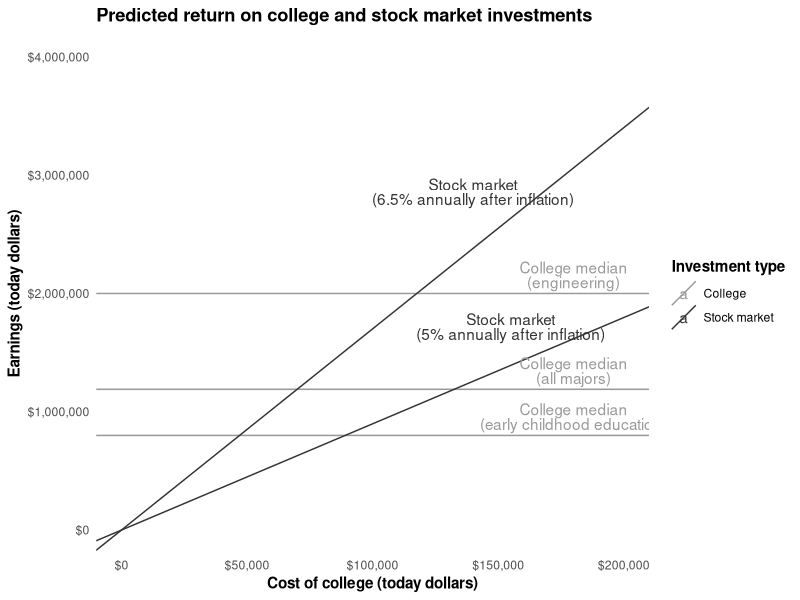
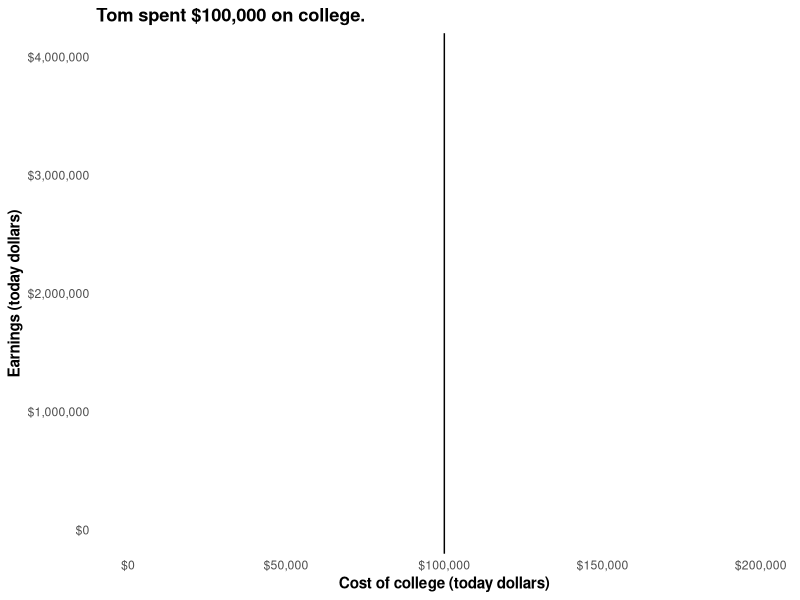
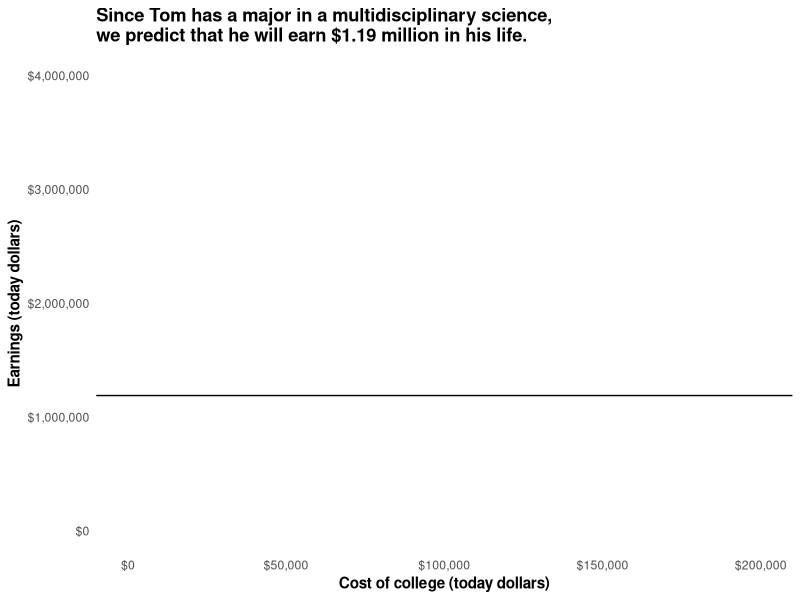
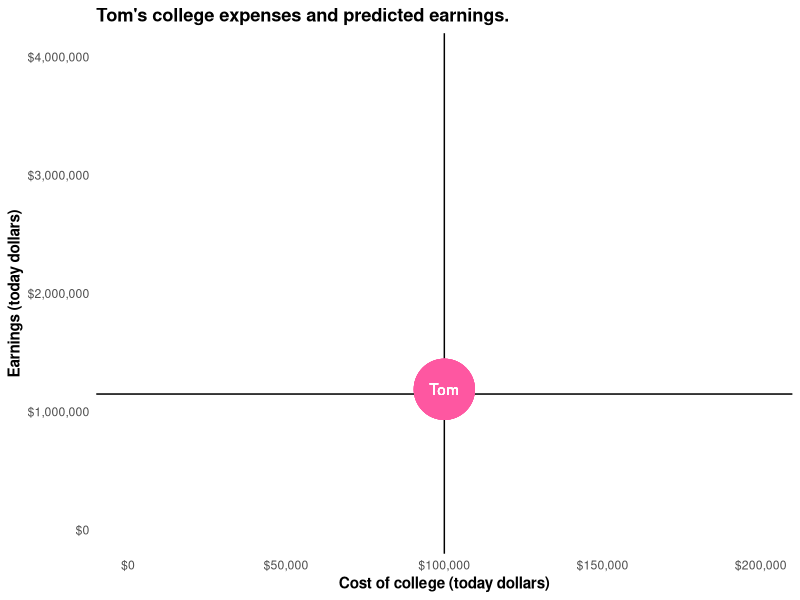
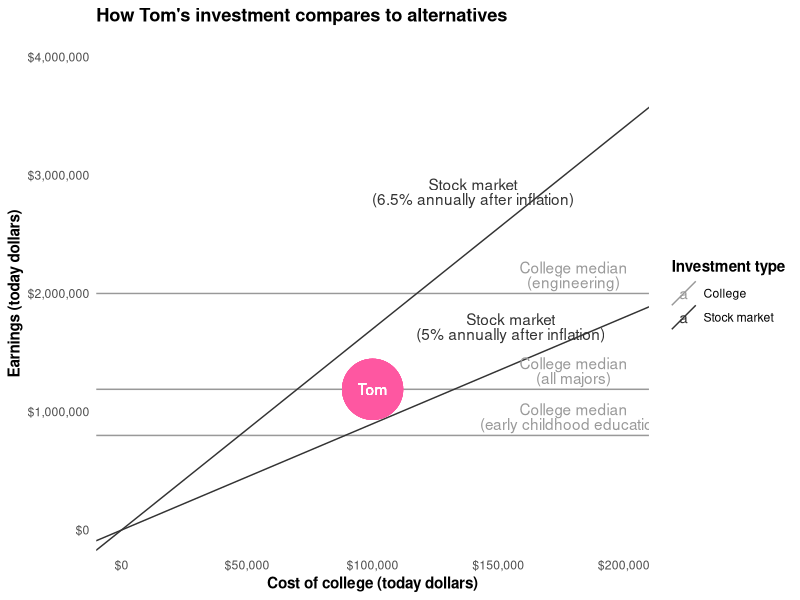

Write the R code that produced these figures, in order.
library(ggplot2)
library(reshape2)
library(scales)

years.invested <- 65 - 20 # People supposedly retire at 65.
stock.market.return <- 1.068 # from Greenstone & Looney, 2011

lifetime.earnings <- c(
  engineering = 2e6,
  all.majors = 1.19e6,
  early.childhood.education = 8e5
)

college <- data.frame(
  investment = 'College',
  label.x = 1.8e5,
  earnings.intercept = unname(lifetime.earnings),
  earnings.slope = 0,
  full.investment = paste0('College median\n(',
                           gsub('\\.', ' ', names(lifetime.earnings)), ')')
)

not.college <- data.frame(
  investment = 'Stock market',
  stock.market.return = c(1.050, 1.065),
  label.x = c(1.55e5, 1.4e5),
  earnings.intercept = 0
)
not.college$earnings.slope <- not.college$stock.market.return ^ years.invested
not.college$full.investment <- paste0(
  'Stock market\n(',
  round(100 * (not.college$stock.market.return - 1), 1),
  '% annually after inflation)')
not.college$stock.market.return <- NULL

alternatives <- rbind(college, not.college)
p.base <- ggplot(alternatives) +
  scale_color_manual(values = c('grey60', 'grey20'),
                     name = 'Investment type') +
  theme_minimal() +
  theme(title = element_text(face = 'bold'),
        panel.grid.minor = element_blank(),
        panel.grid.major = element_blank()) +
  scale_x_continuous('Cost of college (today dollars)',
                     limits = c(0, 2e5), labels = dollar) +
  scale_y_continuous('Earnings (today dollars)',
                     limits = c(0, 4e6), labels = dollar)

p.predictions <- p.base +
  geom_abline(aes(intercept = earnings.intercept,
                  slope = earnings.slope,
                  color = investment,
                  group = full.investment)) +
  geom_text(aes(x = label.x,
                y = earnings.intercept + earnings.slope * label.x,
                color = investment,
                vjust = -.2 - (earnings.slope / 12),
                lineheight = .8,
                label = full.investment)) +
  ggtitle('Predicted return on college and stock market investments')

p.tom.expenses <- p.base + geom_vline(xintercept = 1e5) +
  ggtitle("Tom spent $100,000 on college.")

p.tom.predictions <- p.base + geom_hline(yintercept = 1.19e6) +
  ggtitle('Since Tom has a major in a multidisciplinary science,\nwe predict that he will earn $1.19 million in his life.')

p.tom.both <- p.base +
                geom_vline(xintercept = 1e5) +
                geom_hline(yintercept = 1.15e6) +
                aes(x = 1e5, y = 1.19e6) +
                geom_point(color = '#fe57a1', size = 20) +
                geom_text(color = 'white', label = 'Tom') +
                ggtitle("Tom's college expenses and predicted earnings.")

p.tom.comparison <- p.predictions +
  aes(x = 1e5, y = 1.19e6) +
  geom_point(color = '#fe57a1', size = 20) +
  geom_text(color = 'white', label = 'Tom') +
  ggtitle("How Tom's investment compares to alternatives")

ppplot <- function(plot, filename) ggsave(filename = filename,
                                          plot = plot,
                                          width = 8, height = 6,
                                          units = 'in', dpi = 200)
ppplot(p.predictions, 'general-predictions.png')
ppplot(p.tom.expenses, 'tom-expenses.png')
ppplot(p.tom.predictions, 'tom-predictions.png')
ppplot(p.tom.both, 'tom-both.png')
ppplot(p.tom.comparison, 'tom-comparison.png')
